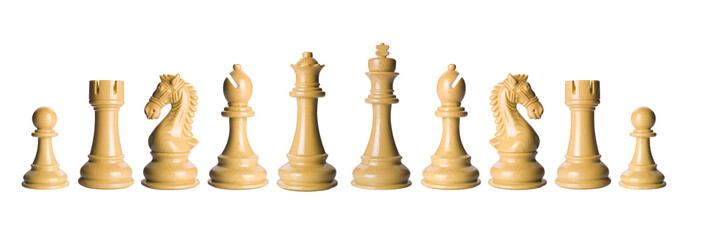
#> input picture Semester 2/AIG210 - Computer Vision/Assignment 3 - Group 5/Chess_Pieces.jpg, 702 x 240 px
$ jupyter execute Assignment3_4.ipynb
#> lines starting #> are read from the running program, lines starting #| are printed output that depends on the picture; after the words box and inside, x2 and y2 are one past the last pixel; in counts of white or black regions, pixels touching at a corner belong together
[cell 1]
import cv2, os
import numpy as np
from matplotlib import pyplot as plt
script_dir = os.getcwd() # Get the directory of the current script

[cell 2]
def ipynb_cv_imshow(title, img, cv=True):
    """
    Display an image in a Jupyter Notebook cell.
    """
    if img is None:
        print("Image not found or could not be read.")
        return
    plt.figure(figsize=(10, 10))
    plt.title(title)
    if cv:
        plt.imshow(cv2.cvtColor(img, cv2.COLOR_BGR2RGB))
    else:
        plt.imshow(img)
    plt.axis('off')
    plt.show()

[cell 3]
query_img = cv2.imread(os.path.join(script_dir, 'Chess_Pieces.jpg'), cv2.IMREAD_COLOR)
#> query_img is the input picture: shape (240, 702, 3); mean B, G, R 222.6, 235.4, 243.6
ipynb_cv_imshow('Chess Pieces', query_img)

[cell 4]
template_img = cv2.imread(os.path.join(script_dir, 'Queen.jpg'), cv2.IMREAD_COLOR)
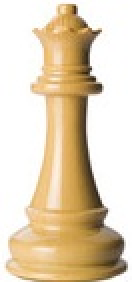
#> input picture Semester 2/AIG210 - Computer Vision/Assignment 3 - Group 5/Queen.jpg, 66 x 141 px (shown 2 times larger)
#> template_img is the input picture: shape (141, 66, 3); mean B, G, R 182.8, 209.8, 226.6
ipynb_cv_imshow('Template Queen', template_img)

[cell 5]
query_gray = cv2.cvtColor(query_img, cv2.COLOR_BGR2GRAY)
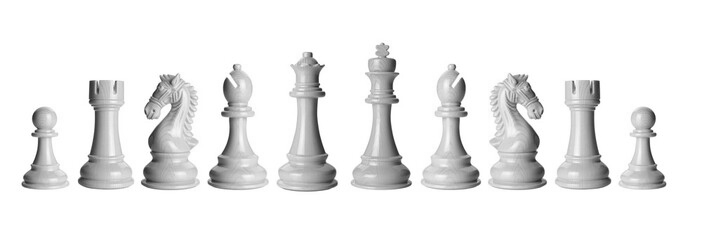
#> query_gray: shape (240, 702); min 34, max 255, mean 236.4
ipynb_cv_imshow('Query Image Grayscale', query_gray)

[cell 6]
template_gray = cv2.cvtColor(template_img, cv2.COLOR_BGR2GRAY)
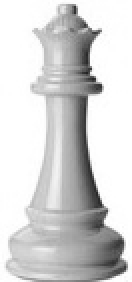
#> template_gray: shape (141, 66) (shown 2 times larger); min 34, max 255, mean 211.8
ipynb_cv_imshow('Template Image Grayscale', template_gray)

[cell 7]
w, h = template_gray.shape[::-1]
#> w = 66; h = 141
print(f'Template size: {w}x{h}')
#| Template size: 66x141

[cell 8]
result_sqdiff = cv2.matchTemplate(query_gray, template_gray, cv2.TM_SQDIFF_NORMED)
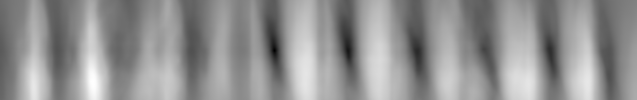
#> result_sqdiff: shape (100, 637) float32; min 3.76e-05, max 0.181, mean 0.104; drawn with min black and max white
min_val, _, min_loc, _ = cv2.minMaxLoc(result_sqdiff)
#> min_val = 3.76e-05; min_loc = (274, 50)
top_left_sqdiff = min_loc
#> top_left_sqdiff = (274, 50)
# ipynb_cv_imshow('Template Matching Result (SQDIFF)', result_sqdiff, cv=False)
plt.figure(figsize=(6, 6))
plt.title('Matching Space (TM_SQDIFF_NORMED)')
plt.imshow(result_sqdiff, cmap='viridis')
plt.colorbar(fraction=0.046, pad=0.04)
plt.axis('off')
plt.show()
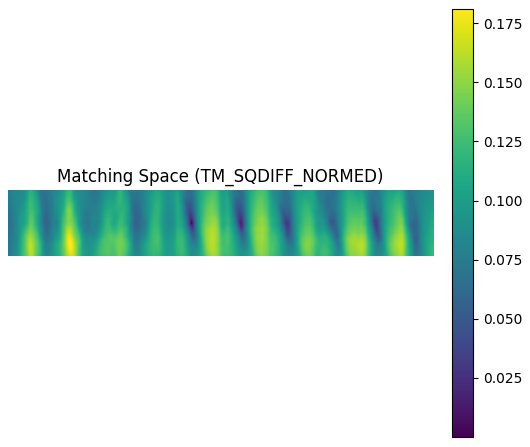
#> figure drawn by matplotlib, 2 panels
img_sqdiff = query_img.copy()
cv2.rectangle(img_sqdiff, top_left_sqdiff, (top_left_sqdiff[0] + w, top_left_sqdiff[1] + h), (0, 255, 0), 2)
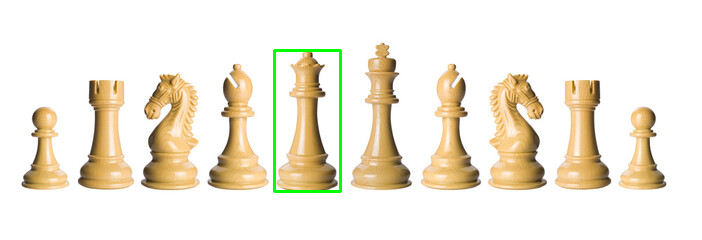
#> img_sqdiff: shape (240, 702, 3); 0.73% of pixels changed, all inside (x1, y1, x2, y2) = (273, 49, 342, 193)
ipynb_cv_imshow('Detected Template (SQDIFF)', img_sqdiff)

[cell 9]
result_ccorr = cv2.matchTemplate(query_gray, template_gray, cv2.TM_CCORR_NORMED)
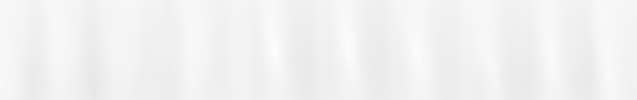
#> result_ccorr: shape (100, 637) float32; min 0.91, max 1, mean 0.95
_, max_val, _, max_loc = cv2.minMaxLoc(result_ccorr)
#> max_val = 1; max_loc = (274, 50)
top_left_ccorr = max_loc
#> top_left_ccorr = (274, 50)
# ipynb_cv_imshow('Template Matching Result (CCORR)', result_ccorr, cv=False)
plt.figure(figsize=(6, 6))
plt.title('Matching Space (TM_CCORR_NORMED)')
plt.imshow(result_ccorr, cmap='viridis')
plt.colorbar(fraction=0.046, pad=0.04)
plt.axis('off')
plt.show()
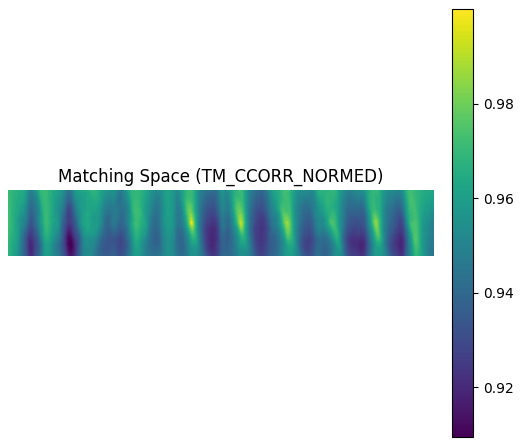
#> figure drawn by matplotlib, 2 panels
img_ccorr = query_img.copy()
cv2.rectangle(img_ccorr, top_left_ccorr, (top_left_ccorr[0] + w, top_left_ccorr[1] + h), (255, 0, 0), 2)
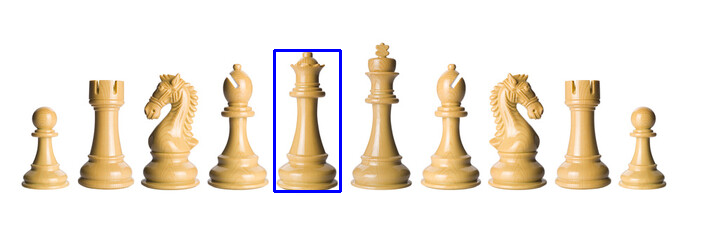
#> img_ccorr: shape (240, 702, 3); 0.73% of pixels changed, all inside (x1, y1, x2, y2) = (273, 49, 342, 193)
ipynb_cv_imshow('Detected Template (CCORR)', img_ccorr)

[cell 10]
import matplotlib.pyplot as plt

fig, axs = plt.subplots(1, 2, figsize=(12, 6))

# 1. Matching space (heatmap)
im = axs[0].imshow(result_ccorr, cmap='viridis')
axs[0].set_title('Matching Space (TM_CCORR_NORMED)')
axs[0].axis('off')
plt.colorbar(im, ax=axs[0], fraction=0.046, pad=0.04)

# 2. Detected location
if img_ccorr.shape[2] == 3:
    axs[1].imshow(cv2.cvtColor(img_ccorr, cv2.COLOR_BGR2RGB))
else:
    axs[1].imshow(img_ccorr, cmap='gray')
axs[1].set_title('Detected Template (CCORR)')
axs[1].axis('off')

plt.tight_layout()
plt.show()
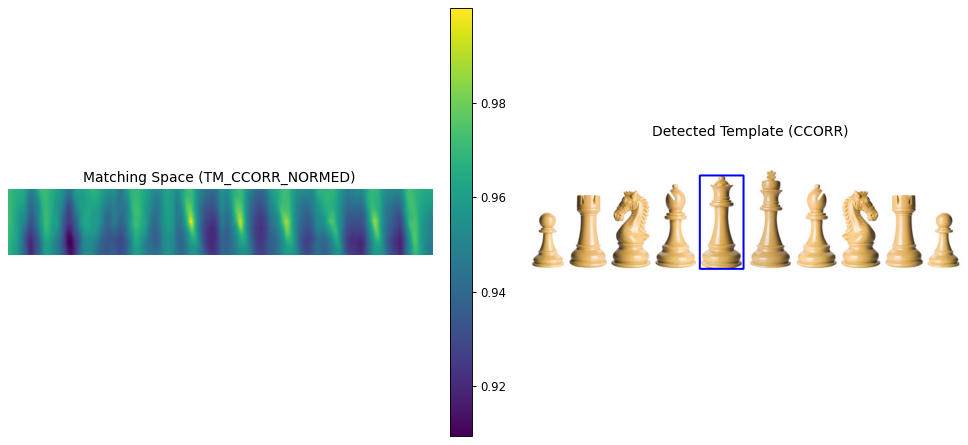
#> figure drawn by matplotlib, 3 panels
